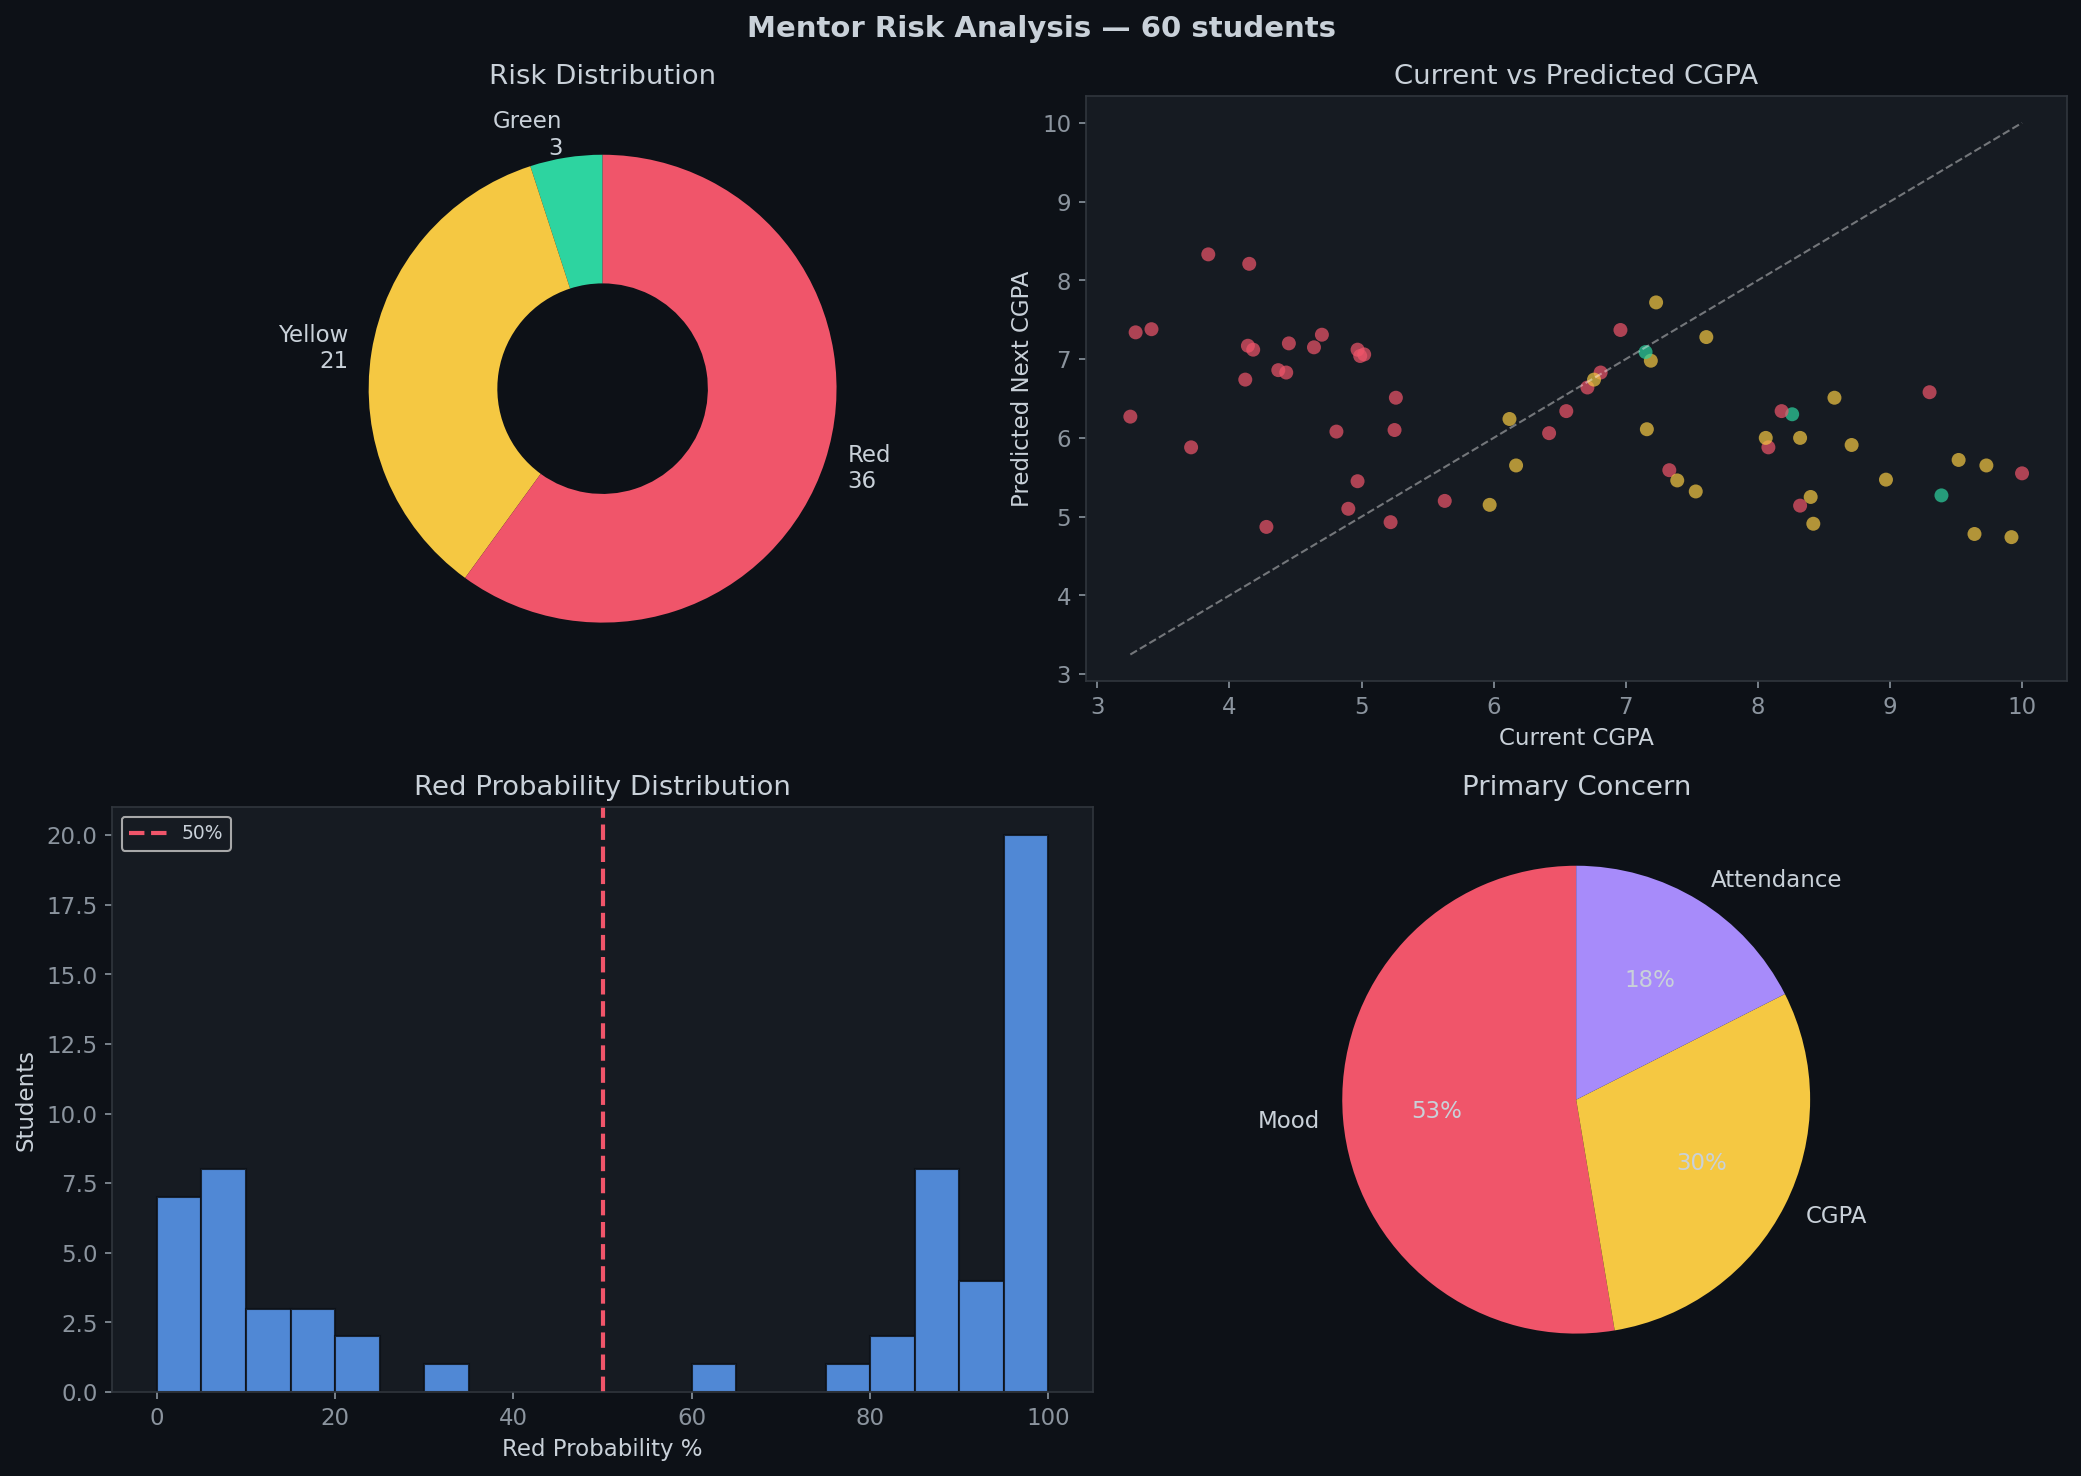

This chart was generated by the following Python code:
# ============================================================
# mentor_risk_analysis.py
# RUN AFTER: python "ml model.py"
# HOW TO RUN: python mentor_risk_analysis.py
# SHOWS: risk per student, CGPA prediction, intervention
# ============================================================

import matplotlib
matplotlib.use("Agg")
import matplotlib.pyplot as plt
import numpy as np
import os, joblib
from data_loader import load_students, FEATURES, GREEN, YELLOW, RED, BLUE, PURPLE, CHART_STYLE

plt.style.use("dark_background")
plt.rcParams.update(CHART_STYLE)

print("=" * 55)
print("  MENTOR RISK ANALYSIS — MentorX")
print("=" * 55)

if not os.path.exists("risk_classifier.pkl"):
    print("Run ml model.py first!"); exit()

df, status = load_students()
print(f"Data: {status} | Students: {len(df)}")

clf=joblib.load("risk_classifier.pkl")
reg=joblib.load("cgpa_regressor.pkl")
scaler=joblib.load("scaler.pkl")

X=scaler.transform(df[FEATURES])
df["predicted_risk"]     =[["Green","Yellow","Red"][r] for r in clf.predict(X)]
df["red_probability"]    =(clf.predict_proba(X)[:,2]*100).round(1)
df["predicted_next_cgpa"]=np.round(reg.predict(X),2)

def concern(row):
    return min({"CGPA":row["cgpa"]/10,"Attendance":row["attendance"]/100,
                "Mood":row["mood_score"]/5},
               key=lambda k:{"CGPA":row["cgpa"]/10,"Attendance":row["attendance"]/100,
                              "Mood":row["mood_score"]/5}[k])

def action(row):
    if row["predicted_risk"]=="Green": return "Regular monitoring."
    c=row["primary_concern"]
    if row["predicted_risk"]=="Red":
        return {"CGPA":f"URGENT: CGPA {row['cgpa']} — academic support now.",
                "Attendance":f"URGENT: Attendance {row['attendance']}% — call student.",
                "Mood":f"URGENT: Mood {row['mood_score']}/5 — refer to counselor."
                }.get(c,"Immediate intervention.")
    return {"CGPA":f"CGPA {row['cgpa']} — share study material.",
            "Attendance":f"Attendance {row['attendance']}% — send reminder.",
            "Mood":f"Mood {row['mood_score']}/5 — check on student."
            }.get(c,"Schedule a check-in.")

df["primary_concern"]=df.apply(concern,axis=1)
df["intervention"]   =df.apply(action,axis=1)

total=len(df)
r_n=(df["predicted_risk"]=="Red").sum()
y_n=(df["predicted_risk"]=="Yellow").sum()
g_n=(df["predicted_risk"]=="Green").sum()
print(f"\n🟢 Green : {g_n}  🟡 Yellow: {y_n}  🔴 Red: {r_n}")

at_risk=df[df["predicted_risk"]!="Green"].sort_values("red_probability",ascending=False)
mc=next((c for c in ["mentor","mentor_id"] if c in df.columns),None)
if mc and len(at_risk):
    print("\n" + "─"*55 + "\nMENTOR ALERTS\n" + "─"*55)
    for mentor,grp in at_risk.groupby(mc):
        print(f"\n📧 {mentor}")
        for _,row in grp.iterrows():
            icon="🔴" if row["predicted_risk"]=="Red" else "🟡"
            arrow="↓" if row["predicted_next_cgpa"]<row["cgpa"] else "↑"
            print(f"\n  {icon} {row.get('name','?')} ({row.get('roll_no','N/A')})")
            print(f"     Risk      : {row['predicted_risk']}")
            print(f"     CGPA      : {row['cgpa']} → {row['predicted_next_cgpa']} {arrow}")
            print(f"     Attendance: {row['attendance']}%")
            print(f"     Concern   : {row['primary_concern']}")
            print(f"     ⚡ Action : {row['intervention']}")

df.to_csv("risk_report.csv",index=False)
print("\nSaved → risk_report.csv")

fig,axes=plt.subplots(2,2,figsize=(14,10))
fig.suptitle(f"Mentor Risk Analysis — {total} students",fontsize=14,color="#c9d1d9",fontweight="bold")
axes[0,0].pie([g_n,y_n,r_n],colors=[GREEN,YELLOW,RED],
              labels=[f"Green\n{g_n}",f"Yellow\n{y_n}",f"Red\n{r_n}"],
              startangle=90,wedgeprops=dict(width=0.55),textprops={"color":"#c9d1d9","fontsize":11})
axes[0,0].set_title("Risk Distribution",color="#c9d1d9")
sc=[{"Green":GREEN,"Yellow":YELLOW,"Red":RED}[r] for r in df["predicted_risk"]]
axes[0,1].scatter(df["cgpa"],df["predicted_next_cgpa"],c=sc,alpha=0.7,s=45,edgecolors="none")
lo=min(df["cgpa"].min(),df["predicted_next_cgpa"].min())
hi=max(df["cgpa"].max(),df["predicted_next_cgpa"].max())
axes[0,1].plot([lo,hi],[lo,hi],"w--",lw=1,alpha=0.4)
axes[0,1].set_title("Current vs Predicted CGPA",color="#c9d1d9")
axes[0,1].set_xlabel("Current CGPA"); axes[0,1].set_ylabel("Predicted Next CGPA")
axes[1,0].hist(df["red_probability"],bins=min(20,len(df)),color=BLUE,edgecolor="#0d1117",alpha=0.85)
axes[1,0].axvline(50,color=RED,linestyle="--",lw=2,label="50%")
axes[1,0].set_title("Red Probability Distribution",color="#c9d1d9")
axes[1,0].set_xlabel("Red Probability %"); axes[1,0].set_ylabel("Students")
axes[1,0].legend(facecolor="#161b22",labelcolor="#c9d1d9",fontsize=9)
cc=df[df["predicted_risk"]!="Green"]["primary_concern"].value_counts()
if len(cc):
    axes[1,1].pie(cc.values,labels=cc.index,colors=[RED,YELLOW,PURPLE],
                  autopct="%1.0f%%",startangle=90,textprops={"color":"#c9d1d9","fontsize":11})
    axes[1,1].set_title("Primary Concern",color="#c9d1d9")
else:
    axes[1,1].text(0.5,0.5,"All students Green ✅",ha="center",va="center",
                   color=GREEN,fontsize=13,transform=axes[1,1].transAxes)
    axes[1,1].set_title("Primary Concern",color="#c9d1d9")

plt.tight_layout()
plt.savefig("mentor_risk_analysis.png",dpi=150,bbox_inches="tight")
print("Saved → mentor_risk_analysis.png")
plt.show()
